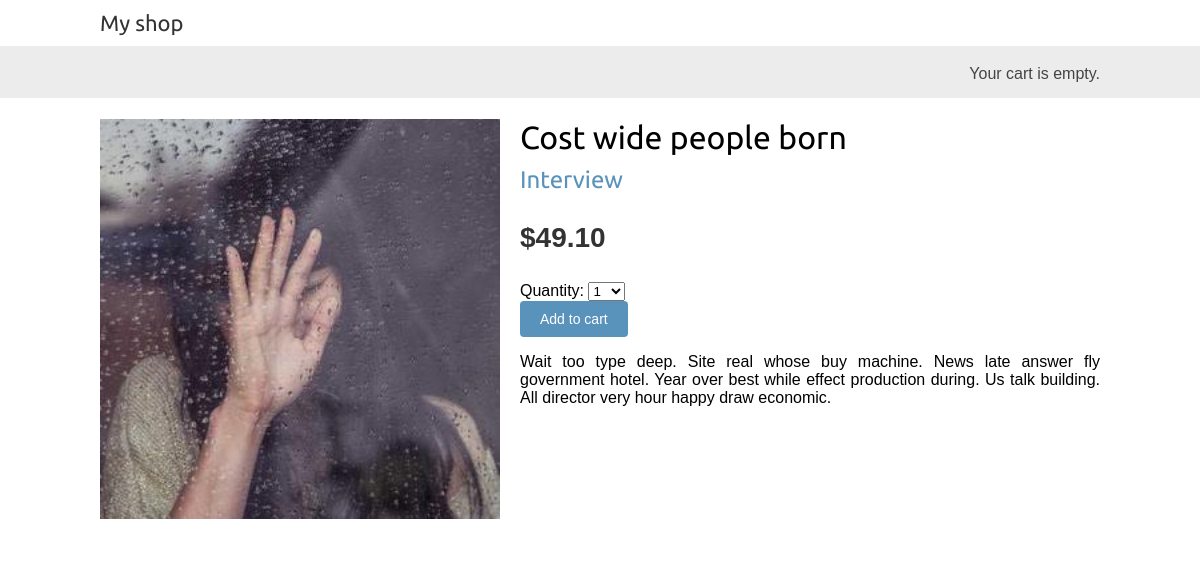
The app's page /24/cost-wide-people-born/ with its own data.
### shop/models.py (models this page shows, shortened)
class Product(models.Model):
    category = models.ForeignKey(Category, related_name='products', on_delete=models.CASCADE)
    name = models.CharField(max_length=200, db_index=True)
    slug = models.SlugField(max_length=200, db_index=True)
    image = models.ImageField(upload_to='products/%Y/%m/%d', blank=True)
    description = models.TextField(blank=True)
    price = models.DecimalField(max_digits=10, decimal_places=2)
    available = models.BooleanField(default=True)
    created = models.DateTimeField(auto_now_add=True)
    updated = models.DateTimeField(auto_now=True)
    class Meta:
        ordering = ('name',)
        indexes = [
            models.Index(fields=['id', 'slug']),
            models.Index(fields=['name']),
            models.Index(fields=['-created']),
        ]
        verbose_name = 'product'
        verbose_name_plural = 'products'

class Category(models.Model):
    name = models.CharField(max_length=200, db_index=True)
    slug = models.SlugField(max_length=200, unique=True)
    class Meta:
        ordering = ('name',)
        indexes = [
            models.Index(fields=['name']),
        ]
        verbose_name = 'category'
        verbose_name_plural = 'categories'
    def __str__(self):
        return self.name
    def get_absolute_url(self):
        return reverse('shop:product_list_by_category', args=[self.slug])

### shop/views.py (the view)
# urls.py: path('<int:id>/<slug:slug>/', views.product_detail, name='product_detail'),
def product_detail(request, id, slug):
        product = get_object_or_404(Product, id=id,
                                         slug=slug,
                                         available=True)
        cart_product_form = CartAddProductForm()
        r = Recommender()
        recommended_products = r.suggest_products_for([product], 4)
        return render(request,
                  'shop/product/detail.html',
                  {'product': product,
                   'cart_product_form': cart_product_form,
                   'recommended_products': recommended_products})

### cart/forms.py
class CartAddProductForm(forms.Form):
    quantity = forms.TypedChoiceField(
                                choices=PRODUCT_QUANTITY_CHOICES,
                                coerce=int)
    override = forms.BooleanField(required=False,
                                  initial=False,
                                  widget=forms.HiddenInput)

### cart/cart.py (called while the page is built)
    def __len__(self):
        return sum(item['quantity'] for item in self.cart.values())

### cart/context_processors.py (called while the page is built)
def cart(request):
    return {'cart': Cart(request)}

### shop/recommender.py (called while the page is built, shortened)
    def get_product_key(self, id):
        return f'product:{id}:purchased_with'

    def suggest_products_for(self, products, max_results=6):
        product_ids = [p.id for p in products]
        if len(products) == 1:
            suggestions = r.zrange(
                             self.get_product_key(product_ids[0]),
                             0, -1, desc=True)[:max_results]
        suggested_products_ids = [int(id) for id in suggestions]
        suggested_products = list(Product.objects.filter(id__in=suggested_products_ids))
        suggested_products.sort(key=lambda x: suggested_products_ids.index(x.id))
        return suggested_products

### shop/templates/shop/product/detail.html (shortened to what this page needs)
{% extends "shop/base.html" %}
{% load static %}
{% block content %}
  <div class="product-detail">
    <img src="{% if product.image %}{{ product.image.url }}{% else %}
    {% static "img/no_image.png" %}{% endif %}">
    <h1>{{ product.name }}</h1>
    <h2>
      <a href="{{ product.category.get_absolute_url }}">
        {{ product.category }}
      </a>
    </h2>
    <p class="price">${{ product.price }}</p>
    <form action="{% url "cart:cart_add" product.id %}" method="post">
      {{ cart_product_form }}
      <input type="submit" value="Add to cart">
    </form>
    {{ product.description|linebreaks }}
  </div>
{% endblock %}

### shop/static/css/base.css (style rules this page uses)
body { margin:0; padding:0; font-family:helvetica, sans-serif; }
h1, h2, h3, h4, h5 , h6 { font-family: 'Ubuntu', sans-serif; font-weight:normal; }
a { text-decoration:none; color:#5993bb; }
a.button, input[type="submit"] { color:#fff; background:#5993bb; border-radius:4px; padding:10px 20px; font-size:14px; border:0; }
.product-detail { text-align:justify; }
.product-detail .price { color:#333; font-size:28px; font-weight:bold; }
.product-detail img { width:40%; float:left; padding:0 20px 20px 0; }
.product-detail h1 { margin-bottom:0; }
.product-detail h2 { margin-top:10px; }

### records on screen
Product: image (picture), name "Cost wide people born", category "Interview", price "49.10", description "Wait too type deep. Site real whose buy machine. News late answer fly government hotel. Year over best while effect production during. Us talk building. All director very hour happy draw economic."
